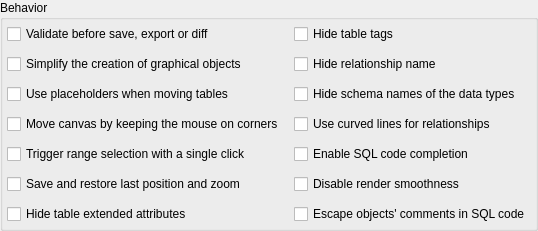
        <widget class="QGroupBox" name="design_gb">
         <property name="title">
          <string>Behavior</string>
         </property>
         <layout class="QGridLayout" name="gridLayout_6">
          <property name="leftMargin">
           <number>4</number>
          </property>
          <property name="topMargin">
           <number>4</number>
          </property>
          <property name="rightMargin">
           <number>4</number>
          </property>
          <property name="bottomMargin">
           <number>4</number>
          </property>
          <property name="spacing">
           <number>10</number>
          </property>
          <item row="3" column="0">
           <widget class="QCheckBox" name="corner_move_chk">
            <property name="sizePolicy">
             <sizepolicy hsizetype="Expanding" vsizetype="Fixed">
              <horstretch>0</horstretch>
              <verstretch>0</verstretch>
             </sizepolicy>
            </property>
            <property name="toolTip">
             <string>Start move the canvas when the cursor is on the canvas edges</string>
            </property>
            <property name="statusTip">
             <string/>
            </property>
            <property name="text">
             <string>Move canvas by keeping the mouse on corners</string>
            </property>
            <property name="checked">
             <bool>false</bool>
            </property>
           </widget>
          </item>
          <item row="5" column="0">
           <widget class="QCheckBox" name="save_last_pos_chk">
            <property name="sizePolicy">
             <sizepolicy hsizetype="Expanding" vsizetype="Fixed">
              <horstretch>0</horstretch>
              <verstretch>0</verstretch>
             </sizepolicy>
            </property>
            <property name="toolTip">
             <string>&lt;p&gt;After loading the model the last zoom and position on canvas will be restored&lt;/p&gt;</string>
            </property>
            <property name="statusTip">
             <string/>
            </property>
            <property name="text">
             <string>Save and restore last position and zoom</string>
            </property>
           </widget>
          </item>
          <item row="0" column="0">
           <widget class="QCheckBox" name="confirm_validation_chk">
            <property name="toolTip">
             <string>&lt;p&gt;Triggers a dialog asking the user to validate the model before a save, export or diff operation.&lt;/p&gt;</string>
            </property>
            <property name="statusTip">
             <string/>
            </property>
            <property name="text">
             <string>Validate before save, export or diff</string>
            </property>
            <property name="checked">
             <bool>false</bool>
            </property>
           </widget>
          </item>
          <item row="0" column="1">
           <widget class="QCheckBox" name="hide_table_tags_chk">
            <property name="sizePolicy">
             <sizepolicy hsizetype="Preferred" vsizetype="Fixed">
              <horstretch>0</horstretch>
              <verstretch>0</verstretch>
             </sizepolicy>
            </property>
            <property name="toolTip">
             <string>Hide the object which represents the tag assigned to the table</string>
            </property>
            <property name="statusTip">
             <string/>
            </property>
            <property name="text">
             <string>Hide table tags</string>
            </property>
           </widget>
          </item>
          <item row="2" column="0">
           <widget class="QCheckBox" name="use_placeholders_chk">
            <property name="sizePolicy">
             <sizepolicy hsizetype="Expanding" vsizetype="Fixed">
              <horstretch>0</horstretch>
              <verstretch>0</verstretch>
             </sizepolicy>
            </property>
            <property name="toolTip">
             <string>&lt;p&gt;When enabled this option creates a placeholder object at the previous table's position when starting to move it. This will cause graphical updates on relationship lines to be performed only when the drag &amp; drop action is done improving the performance. Disabling placeholders will cause those updates to be executed every time the table's position changes a single pixel (classical behavior).&lt;/p&gt;</string>
            </property>
            <property name="statusTip">
             <string/>
            </property>
            <property name="text">
             <string>Use placeholders when moving tables</string>
            </property>
           </widget>
          </item>
          <item row="1" column="0">
           <widget class="QCheckBox" name="simple_obj_creation_chk">
            <property name="sizePolicy">
             <sizepolicy hsizetype="Preferred" vsizetype="Fixed">
              <horstretch>0</horstretch>
              <verstretch>0</verstretch>
             </sizepolicy>
            </property>
            <property name="toolTip">
             <string>&lt;p&gt;Graphical objects (table, views and textboxes) will be created in a single step without the need to click on canvas &lt;/p&gt;</string>
            </property>
            <property name="statusTip">
             <string/>
            </property>
            <property name="text">
             <string>Simplify the creation of graphical objects</string>
            </property>
            <property name="checked">
             <bool>false</bool>
            </property>
           </widget>
          </item>
          <item row="10" column="0">
           <widget class="QCheckBox" name="hide_ext_attribs_chk">
            <property name="sizePolicy">
             <sizepolicy hsizetype="Preferred" vsizetype="Fixed">
              <horstretch>0</horstretch>
              <verstretch>0</verstretch>
             </sizepolicy>
            </property>
            <property name="toolTip">
             <string>Hide the portion of table which represents triggers, indexes and rules.</string>
            </property>
            <property name="text">
             <string>Hide table extended attributes</string>
            </property>
           </widget>
          </item>
          <item row="1" column="1">
           <widget class="QCheckBox" name="hide_rel_name_chk">
            <property name="sizePolicy">
             <sizepolicy hsizetype="Preferred" vsizetype="Fixed">
              <horstretch>0</horstretch>
              <verstretch>0</verstretch>
             </sizepolicy>
            </property>
            <property name="toolTip">
             <string>Hide the object that represents the relationship name</string>
            </property>
            <property name="statusTip">
             <string/>
            </property>
            <property name="text">
             <string>Hide relationship name</string>
            </property>
           </widget>
          </item>
          <item row="4" column="0">
           <widget class="QCheckBox" name="invert_rangesel_chk">
            <property name="sizePolicy">
             <sizepolicy hsizetype="Expanding" vsizetype="Fixed">
              <horstretch>0</horstretch>
              <verstretch>0</verstretch>
             </sizepolicy>
            </property>
            <property name="toolTip">
             <string>&lt;p&gt;By default the range selection is triggered with Shift + left click. By checking this option range selection will be activated only with a single click and move.&lt;/p&gt;</string>
            </property>
            <property name="statusTip">
             <string/>
            </property>
            <property name="text">
             <string>Trigger range selection with a single click</string>
            </property>
            <property name="checked">
             <bool>false</bool>
            </property>
           </widget>
          </item>
          <item row="10" column="1">
           <widget class="QCheckBox" name="escape_comments_chk">
            <property name="sizePolicy">
             <sizepolicy hsizetype="Expanding" vsizetype="Fixed">
              <horstretch>0</horstretch>
              <verstretch>0</verstretch>
             </sizepolicy>
            </property>
            <property name="toolTip">
             <string>&lt;p&gt;Forces the escaping of line breaks and tabulations in objects' comments during SQL code generation. This option produces a more compact SQL code since all comments will be presented in one line. Despite changing the presentation this option doesn't affect the final semantics of multilined comments.&lt;/p&gt;</string>
            </property>
            <property name="statusTip">
             <string/>
            </property>
            <property name="text">
             <string>Escape objects' comments in SQL code</string>
            </property>
           </widget>
          </item>
          <item row="5" column="1">
           <widget class="QCheckBox" name="disable_smooth_chk">
            <property name="sizePolicy">
             <sizepolicy hsizetype="Expanding" vsizetype="Fixed">
              <horstretch>0</horstretch>
              <verstretch>0</verstretch>
             </sizepolicy>
            </property>
            <property name="toolTip">
             <string>&lt;p&gt; Disable the antialiasing for lines and texts improving performance when handling huge models.&lt;/p&gt;</string>
            </property>
            <property name="statusTip">
             <string/>
            </property>
            <property name="text">
             <string>Disable render smoothness</string>
            </property>
           </widget>
          </item>
          <item row="4" column="1">
           <widget class="QCheckBox" name="code_completion_chk">
            <property name="sizePolicy">
             <sizepolicy hsizetype="Preferred" vsizetype="Fixed">
              <horstretch>0</horstretch>
              <verstretch>0</verstretch>
             </sizepolicy>
            </property>
            <property name="toolTip">
             <string>Toggles the code completion in all fields that accepts the input of SQL commands.</string>
            </property>
            <property name="statusTip">
             <string/>
            </property>
            <property name="text">
             <string>Enable SQL code completion</string>
            </property>
           </widget>
          </item>
          <item row="3" column="1">
           <widget class="QCheckBox" name="use_curved_lines_chk">
            <property name="sizePolicy">
             <sizepolicy hsizetype="Preferred" vsizetype="Fixed">
              <horstretch>0</horstretch>
              <verstretch>0</verstretch>
             </sizepolicy>
            </property>
            <property name="toolTip">
             <string>Replaces any straight line in relationship by curved ones in order to improve the model's visualization.</string>
            </property>
            <property name="statusTip">
             <string/>
            </property>
            <property name="text">
             <string>Use curved lines for relationships</string>
            </property>
           </widget>
          </item>
          <item row="2" column="1">
           <widget class="QCheckBox" name="hide_sch_name_usr_types_chk">
            <property name="sizePolicy">
             <sizepolicy hsizetype="Preferred" vsizetype="Fixed">
              <horstretch>0</horstretch>
              <verstretch>0</verstretch>
             </sizepolicy>
            </property>
            <property name="toolTip">
             <string>&lt;p&gt;Hide the schema names of the user-defined types referenced by columns. This option affects only the graphical objects, the code generation will keep displaying user-defined types names fully schema-qualified.&lt;/p&gt;</string>
            </property>
            <property name="statusTip">
             <string/>
            </property>
            <property name="text">
             <string>Hide schema names of the data types</string>
            </property>
           </widget>
          </item>
         </layout>
        </widget>
